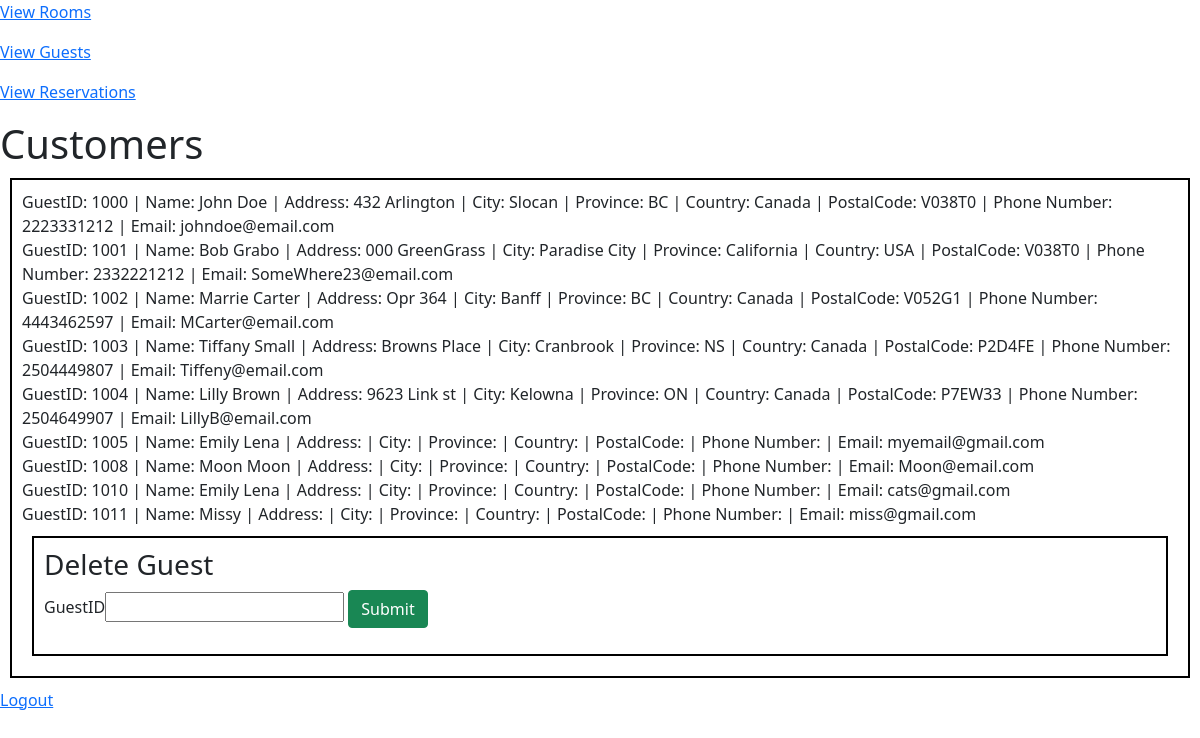
The page /admin/manage-guests.php on the database its author committed.
### tables this page shows
CREATE TABLE `Guest` (
  `Guest_ID` int(11) NOT NULL,
  `FirstName` varchar(255) DEFAULT NULL,
  `LastName` varchar(255) DEFAULT NULL,
  `StreetAddress` varchar(255) DEFAULT NULL,
  `City` varchar(255) DEFAULT NULL,
  `Province` varchar(255) DEFAULT NULL,
  `Country` varchar(255) DEFAULT NULL,
  `PostalCode` varchar(255) DEFAULT NULL,
  `PhoneNum` varchar(255) DEFAULT NULL,
  `Email` varchar(255) DEFAULT NULL
);

### admin/manage-guests.php (the view, shortened to what this page needs)
<html>
  <head>
  <link rel="stylesheet" href="https://cdn.jsdelivr.net/npm/bootstrap@5.1.3/dist/css/bootstrap.min.css">
  </head>
 <p><a href='manage-rooms.php'>View Rooms</a></p>
 <p><a href='manage-guests.php'>View Guests</a></p>
 <p><a href='manage-res.php'>View Reservations</a></p>
 <h1>Customers</h1>
 <div style="border:2px solid black; padding:10px; margin:10px;">
    <?php
        require_once '../config/connect.php';
        $sql = "select * From Guest";
        $statement = $pdo->query($sql);
        while($row = $statement->fetch(PDO::FETCH_ASSOC)){
            echo "GuestID: " . $row["Guest_ID"]  . "\n | \n" . "Name: " . $row["FirstName"] . " " . $row["LastName"] . "\n | \n" .  "Address: " . $row["StreetAddress"] . "\n | \n" .  "City: " . $row["City"] . "\n | \n" .  "Province: " . $row["Province"] . "\n | \n" . "Country: " . $row["Country"]  . "\n | \n" . "PostalCode: " . $row["PostalCode"] . "\n | \n".  "Phone Number: " .$row["PhoneNum"] . "\n | \n" . "Email: " . $row["Email"] . "<br>";
        }
    ?>
   <div style="border:2px solid black; padding:10px; margin:10px;">
    <h3>Delete Guest</h3>
     <form action="delete.php" method=GET>
       <label>GuestID</label><input type=number name=guestid>
       <input class="btn btn-success" type="submit" value="Submit">
     </form>
   </div>
  </div>
  <p><a href='../logout.php'>Logout</a></p>
 </html>

### rows shown on the page
guest: Guest_ID "1000", FirstName "John", LastName "Doe", StreetAddress "432 Arlington", City "Slocan", Province "BC", Country "Canada", PostalCode "V038T0", PhoneNum "2223331212", Email "johndoe@email.com"
guest: Guest_ID "1001", FirstName "Bob", LastName "Grabo", StreetAddress "000 GreenGrass", City "Paradise City", Province "California", Country "USA", PostalCode "V038T0", PhoneNum "2332221212", Email "SomeWhere23@email.com"
guest: Guest_ID "1002", FirstName "Marrie", LastName "Carter", StreetAddress "Opr 364", City "Banff", Province "BC", Country "Canada", PostalCode "V052G1", PhoneNum "4443462597", Email "MCarter@email.com"
guest: Guest_ID "1003", FirstName "Tiffany", LastName "Small", StreetAddress "Browns Place", City "Cranbrook", Province "NS", Country "Canada", PostalCode "P2D4FE", PhoneNum "2504449807", Email "Tiffeny@email.com"
guest: Guest_ID "1004", FirstName "Lilly", LastName "Brown", StreetAddress "9623 Link st", City "Kelowna", Province "ON", Country "Canada", PostalCode "P7EW33", PhoneNum "2504649907", Email "LillyB@email.com"
guest: Guest_ID "1005", FirstName "Emily", LastName "Lena", Email "myemail@gmail.com"
guest: Guest_ID "1008", FirstName "Moon", LastName "Moon", Email "Moon@email.com"
guest: Guest_ID "1010", FirstName "Emily", LastName "Lena", Email "cats@gmail.com"
guest: Guest_ID "1011", FirstName "Missy", Email "miss@gmail.com"
